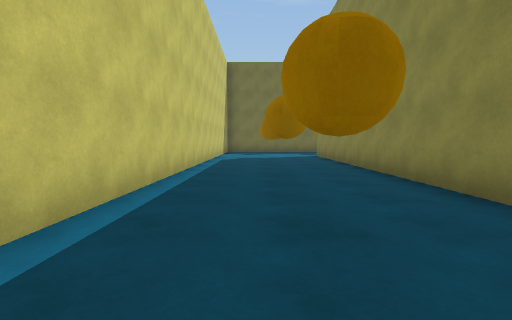
View 1 (above)

24 first-person views from a walk through a Unity game level. The camera is 1.2 m above the floor, tilts 4° down and sees 85° across. The floor is counted in squares, 2 m on a side. Each view is taken from the middle of a square. On the plan, view 1 faces up. The plan holds only what a view shows up to about 9 squares ahead; the rest is blank. The place goes on beyond the plan. The player is left out. Surface patterns are stand-ins for the level's own textures.

View 2
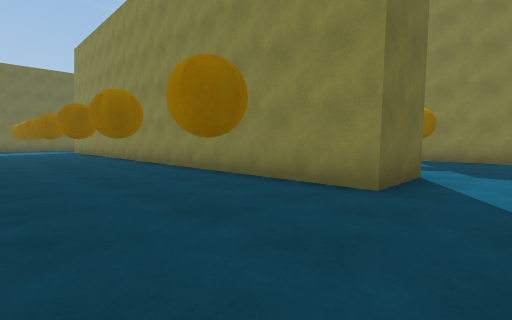

View 3
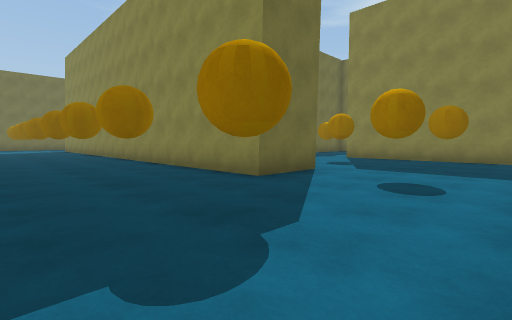

View 4
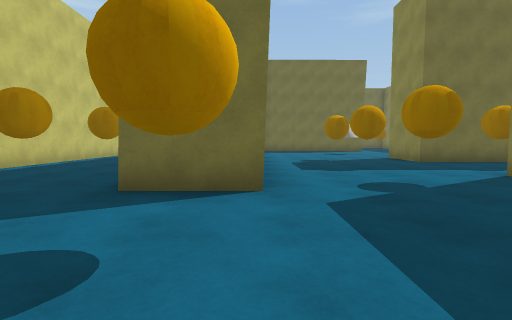

View 5
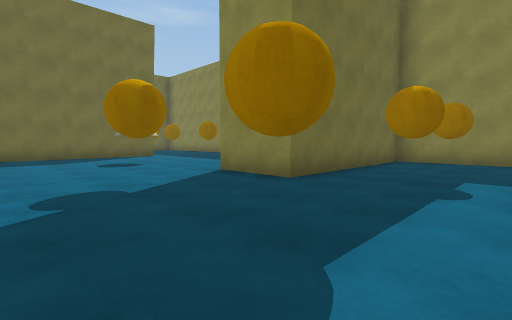

View 6
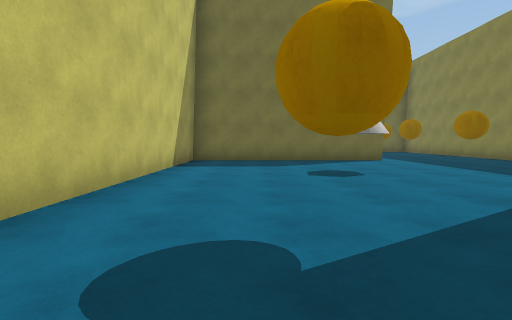

View 7
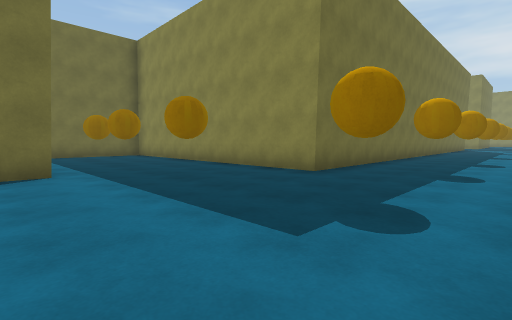

View 8
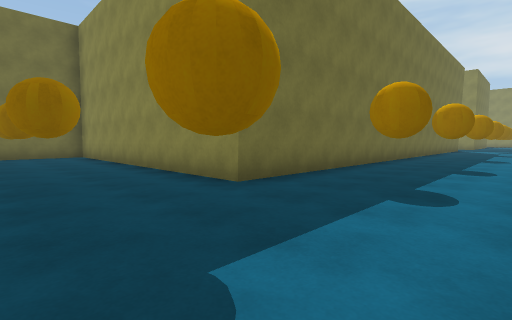

View 9
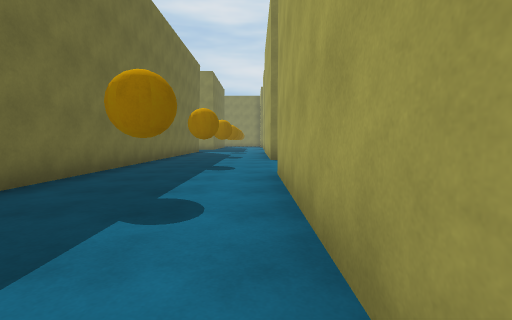

View 10
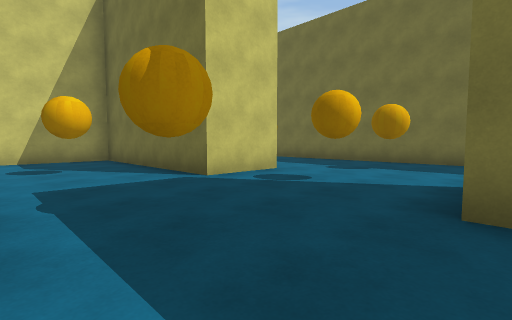

View 11
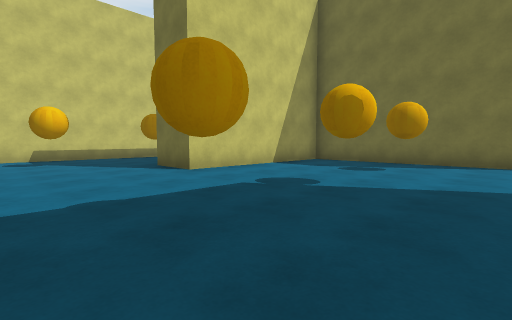

View 12
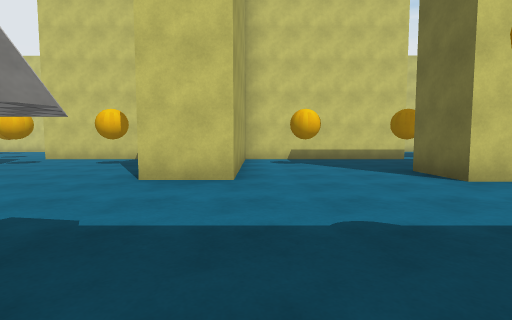

View 13
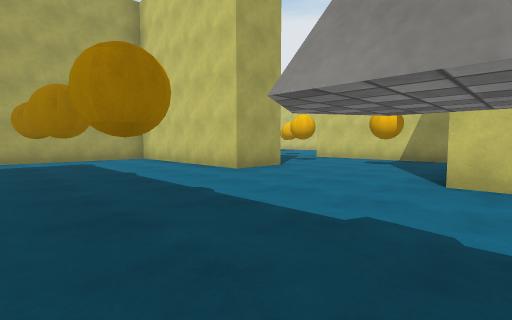

View 14
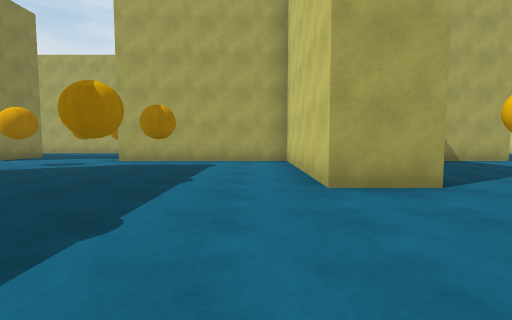

View 15
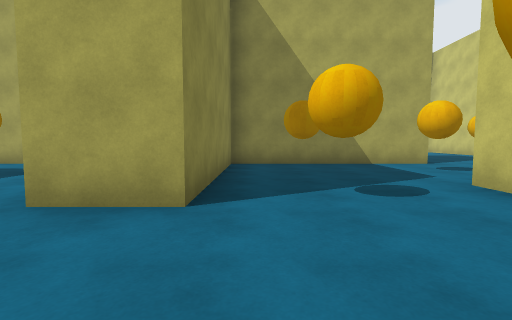

View 16
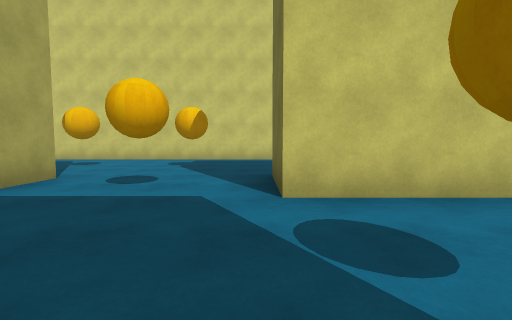

View 17
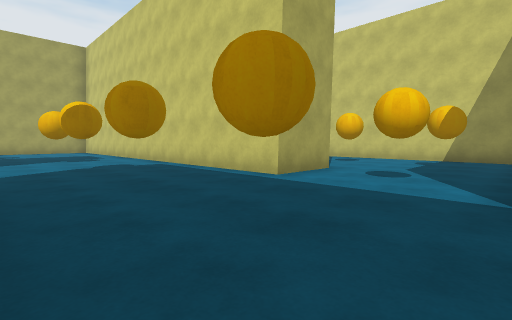

View 18
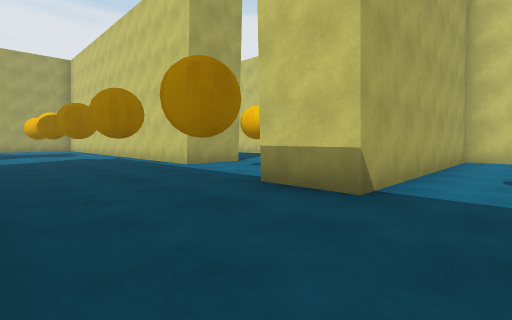

View 19
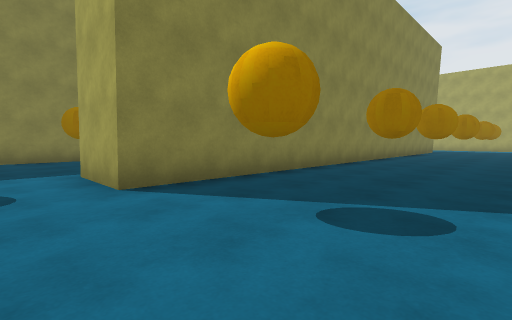

View 20
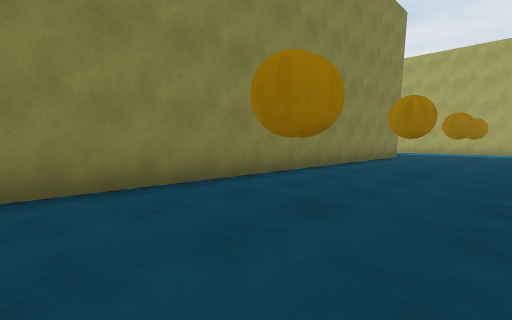

View 21
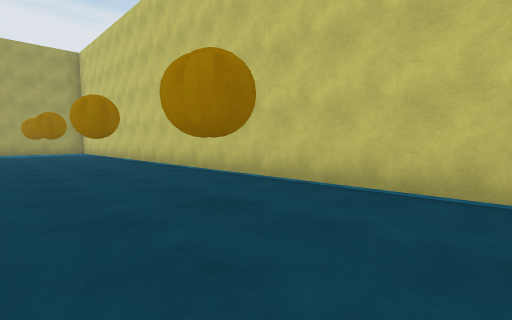

View 22
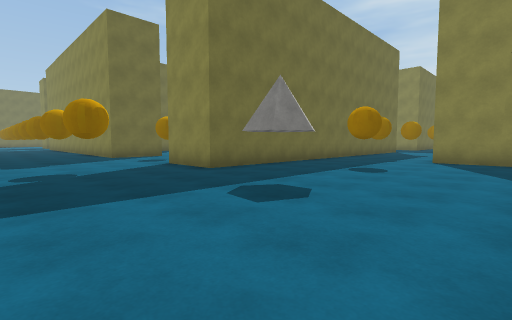

View 23
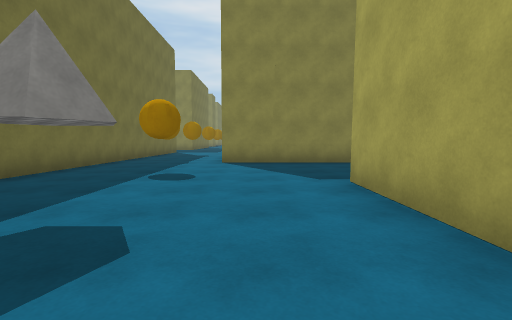

View 24
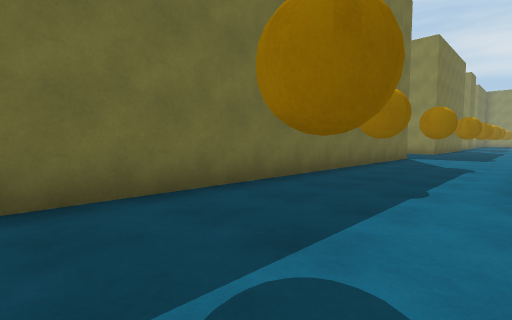

### Floor plan
Points are (right, up) in squares from view 1. A wall is a line through its corners. A room is listed if a view was taken in it or the views show most of it. See-through windows are left out.
Room 1 (views 1, 2, 3, 4, 5, 6, 7, 8, 9, 10, 11, 12, 13, 14, 15, 16, 17, 18, 19, 20, 21, 22, 23, 24)
walls: (8.3, -6.6) (8.3, -2.2); (10.1, -9.6) (10.1, -13.7) (8.4, -13.7); (10.1, -2.2) (10.1, -7.3) (14.8, -7.3) (14.8, -8.9); (13.7, -1.8) (13.7, 0.8) (8.6, 0.8) (8.6, 2.6); (8.3, -13.1) (8.3, -11.4); (4.1, -3.7) (2.5, -3.7) (2.5, 9.1); (15.4, 2.6) (20, 2.6) (20, 0.8) (15, 0.8) (15, -3.9) (13.5, -3.9); (-1.5, -6.4) (-1.5, -7.3) (5, -7.3) (5, -8.9); (-1.5, -9.4) (-1.5, -12.4); (19.9, -19) (8.6, -19) (8.6, -17.2) (13.7, -17.2) (13.7, -12.5) (15, -12.5) (15, -17.2) (20.1, -17.2); (-1.5, -16.1) (-1.5, -25.4); (9.9, 8.5) (4.2, 8.5) (4.2, 2); (23.6, -18) (23.6, -17.2); (7.4, -24.4) (10, -24.4); (24.1, 6) (13.7, 6) (13.7, 12.5); (13.7, -25.5) (13.7, -22); (2.5, -25.4) (2.5, -12.2) (4.2, -12.2) (4.2, -20.4); (-1.5, 9) (-1.5, -1.1)

Where each view was taken, in squares from view 1:
view 1: 0 up, 0 right, facing up
view 2: 5 down, 1 left, facing up-right
view 3: 7 down, 1 left, facing up-right
view 4: 7 down, 4 right, facing up
view 5: 2 down, 5 right, facing up-right
view 6: 0 up, 6 right, facing up
view 7: 3 up, 9 right, facing up-right
view 8: 3 up, 11 right, facing up-right
view 9: 3 up, 15 right, facing right
view 10: 2 down, 24 right, facing up-left
view 11: 7 down, 20 right, facing up-left
view 12: 7 down, 19 right, facing left
view 13: 8 down, 19 right, facing down-left
view 14: 9 down, 16 right, facing down
view 15: 10 down, 13 right, facing down
view 16: 14 down, 13 right, facing left
view 17: 9 down, 8 right, facing down-left
view 18: 6 down, 8 right, facing down-left
view 19: 11 down, 1 left, facing down-right
view 20: 16 down, 1 left, facing down-right
view 21: 16 down, 2 right, facing down-left
view 22: 24 down, 5 right, facing up-right
view 23: 23 down, 6 right, facing right
view 24: 22 down, 10 right, facing up-right
